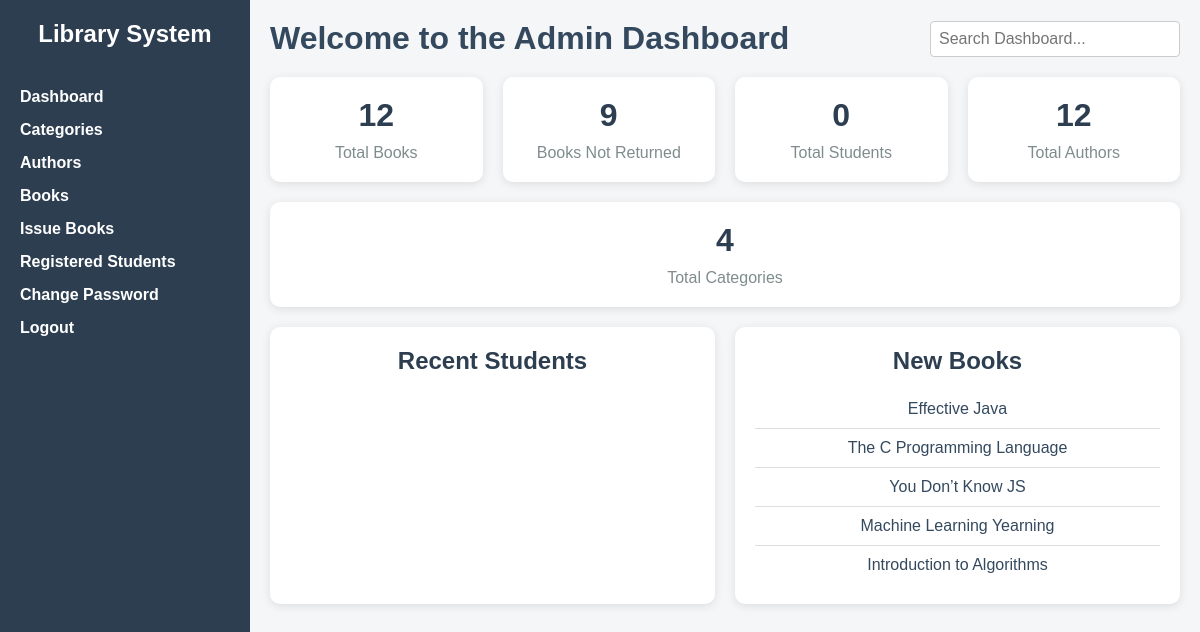
Screenshot of /library/admin/librarian_dashboard.php with the database file from the repository.
### tables this page shows
CREATE TABLE book (
    ISBN VARCHAR(15) PRIMARY KEY,
    title VARCHAR(100) NOT NULL,
    yearOfPublication INT,
    totalCopies INT NOT NULL,
    noOfCopiesOnShelf INT NOT NULL,
    authors VARCHAR(200),
    category VARCHAR(20),
    image VARCHAR(1000),
    bookName VARCHAR(100),            
    CatId INT,                        
    AuthorId INT,                     
    bookPrice DECIMAL(10, 2),         
    isIssued INT DEFAULT 0,           
    RegDate TIMESTAMP DEFAULT CURRENT_TIMESTAMP,    
    UpdationDate TIMESTAMP DEFAULT CURRENT_TIMESTAMP ON UPDATE CURRENT_TIMESTAMP    
);

### library/admin/librarian_dashboard.php (the view, shortened to what this page needs)
<?php
include('includes/config.php');
try {
    $sql_books = "SELECT COUNT(ISBN) as total FROM book";
    $query_books = $dbh->prepare($sql_books);
    $query_books->execute();
    $total_books = $query_books->fetch(PDO::FETCH_OBJ)->total ?? 0;
    $sql_issued = "SELECT COUNT(issueID) as notReturned FROM issuedBooks WHERE returnDate IS NULL";
    $query_issued = $dbh->prepare($sql_issued);
    $query_issued->execute();
    $not_returned_books = $query_issued->fetch(PDO::FETCH_OBJ)->notReturned ?? 0;
    $sql_students = "SELECT COUNT(userID) as total FROM user";
    $query_students = $dbh->prepare($sql_students);
    $query_students->execute();
    $total_students = $query_students->fetch(PDO::FETCH_OBJ)->total ?? 0;
    $sql_authors = "SELECT COUNT(DISTINCT authors) as total FROM book";
    $query_authors = $dbh->prepare($sql_authors);
    $query_authors->execute();
    $total_authors = $query_authors->fetch(PDO::FETCH_OBJ)->total ?? 0;
    $sql_categories = "SELECT COUNT(DISTINCT category) as total FROM book";
    $query_categories = $dbh->prepare($sql_categories);
    $query_categories->execute();
    $total_categories = $query_categories->fetch(PDO::FETCH_OBJ)->total ?? 0;
    $sql_recent_books = "SELECT title FROM book ORDER BY RegDate DESC LIMIT 5";
    $query_recent_books = $dbh->prepare($sql_recent_books);
    $query_recent_books->execute();
    $recent_books = $query_recent_books->fetchAll(PDO::FETCH_OBJ) ?? [];
} catch (PDOException $e) {
    echo "Error: " . $e->getMessage();
}
?>
<!DOCTYPE html>
<html lang="en">
<head>
</head>
<body>
    <div class="container">
        <aside class="sidebar">
            <h2>Library System</h2>
            <nav>
                <ul>
                    <li><a href="librarian_dashboard.php">Dashboard</a></li>
                    <li><a href="manage-categories.php">Categories</a></li>
                    <li><a href="manage-authors.php">Authors</a></li>
                    <li><a href="manage-books.php">Books</a></li>
                    <li><a href="manage-issued-books.php">Issue Books</a></li>
                    <li><a href="reg-students.php">Registered Students</a></li>
                    <li><a href="change-password.php">Change Password</a></li>
                    <li><a href="logout.php">Logout</a></li>
                </ul>
            </nav>
        </aside>
        <main class="dashboard">
            <header>
                <h1>Welcome to the Admin Dashboard</h1>
                <div class="search-bar">
                    <input type="text" id="searchInput" onkeyup="searchDashboard()" placeholder="Search Dashboard...">
                </div>
            </header>
            <section class="stats">
                <div class="stat-card">
                    <h3><?php echo $total_books; ?></h3>
                    <p>Total Books</p>
                </div>
                <div class="stat-card">
                    <h3><?php echo $not_returned_books; ?></h3>
                    <p>Books Not Returned</p>
                </div>
                <div class="stat-card">
                    <h3><?php echo $total_students; ?></h3>
                    <p>Total Students</p>
                </div>
                <div class="stat-card">
                    <h3><?php echo $total_authors; ?></h3>
                    <p>Total Authors</p>
                </div>
                <div class="stat-card">
                    <h3><?php echo $total_categories; ?></h3>
                    <p>Total Categories</p>
                </div>
            </section>
            <section class="recent-activity">
                <div class="activity-card">
                    <h3>Recent Students</h3>
                </div>
                <div class="activity-card">
                    <h3>New Books</h3>
                    <ul>
                        <?php foreach ($recent_books as $book): ?>
                            <li><?php echo $book->title; ?></li>
                        <?php endforeach; ?>
                    </ul>
                </div>
            </section>
        </main>
    </div>
</body>
</html>

### library/admin/librarian_dashboard.php (style rules this page uses)
* { margin: 0; padding: 0; box-sizing: border-box; font-family: Arial, sans-serif; }
body, html { height: 100%; display: flex; flex-direction: column; background-color: #f4f6f8; }
.container { display: flex; flex: 1; }
.sidebar { width: 250px; background-color: #2c3e50; color: #fff; padding: 20px; height: 100vh; display: flex; flex-direction: column; }
.sidebar h2 { text-align: center; margin-bottom: 20px; }
.sidebar ul { list-style: none; margin-top: 20px; flex-grow: 1; }
.sidebar ul li { margin: 15px 0; }
.sidebar ul li a { color: #fff; text-decoration: none; font-weight: bold; display: block; }
.dashboard { flex: 1; padding: 20px; background-color: #f4f6f8; display: flex; flex-direction: column; }
header { display: flex; justify-content: space-between; align-items: center; margin-bottom: 20px; }
header h1 { font-size: 2em; color: #34495e; }
.search-bar input { padding: 8px; border-radius: 4px; border: 1px solid #ccc; width: 250px; font-size: 1em; }
.stats { display: flex; gap: 20px; flex-wrap: wrap; margin-bottom: 20px; }
.stat-card { background: #fff; padding: 20px; flex: 1; min-width: 200px; text-align: center; border-radius: 10px; box-shadow: 0px 2px 10px rgba(0, 0, 0, 0.1); transition: transform 0.2s, box-shadow 0.2s; }
.stat-card h3 { font-size: 2em; color: #2c3e50; }
.stat-card p { font-size: 1em; color: #7f8c8d; margin-top: 10px; }
.recent-activity { display: flex; gap: 20px; flex-wrap: wrap; }
.activity-card { background: #fff; padding: 20px; flex: 1; min-width: 300px; border-radius: 10px; box-shadow: 0px 2px 10px rgba(0, 0, 0, 0.1); }
.activity-card h3 { font-size: 1.5em; color: #2c3e50; margin-bottom: 15px; text-align: center; }
.activity-card ul { list-style-type: none; padding: 0; }
.activity-card ul li { padding: 10px 0; border-bottom: 1px solid #ddd; color: #34495e; text-align: center; }
.activity-card ul li:last-child { border-bottom: none; }

### rows the page displays
book: title "Effective Java"
book: title "The C Programming Language"
book: title "You Don’t Know JS"
book: title "Machine Learning Yearning"
book: title "Introduction to Algorithms"

### other values shown
$total_books "12"
$not_returned_books "9"
$total_students "0"
$total_authors "12"
$total_categories "4"
